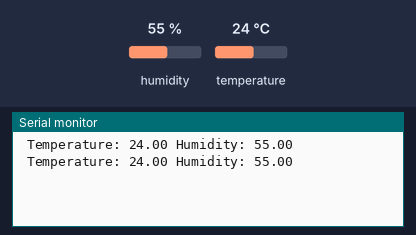
This sketch was run on a simulated Arduino Uno, built with avr-gcc and run on an emulated ATmega328P. On the bench: the last lines printed to the serial monitor. Inputs (shaded band) come from the test bench; at power-on: humidity 55 %, temperature 24 °C.

Above: at 2.8 s.
2.9 s: humidity set to 22 %
At 5.0 s:
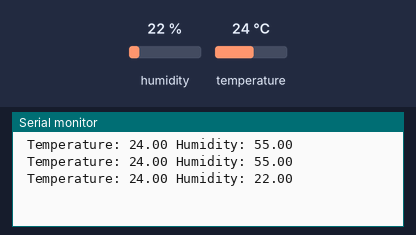
5.6 s: temperature set to 12 °C
At 7.0 s:
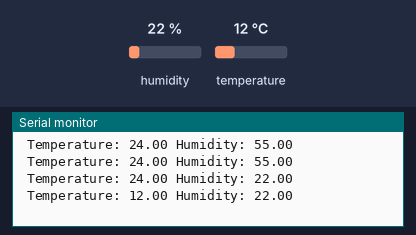
8.3 s: humidity set to 40 %
At 10.8 s:
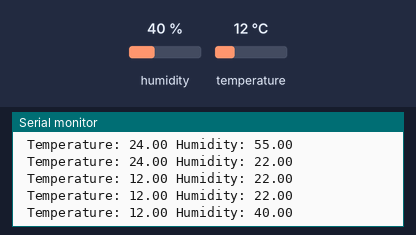
Timing chart, 0 to 12.3 s (numbered marks = the images above; inputs shaded):
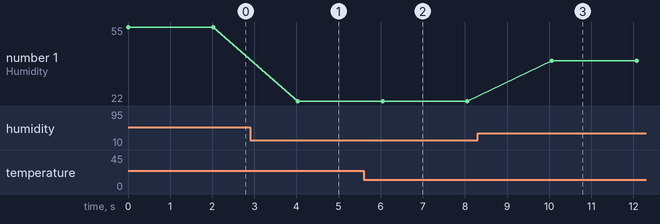

The sketch:

sketch_24_temp_and_humidity.ino
```cpp
#include <DHTesp.h>

DHTesp dht;
int dhtPin = 21;

void setup() {
  // put your setup code here, to run once:
  dht.setup(dhtPin, DHTesp::DHT11);
  Serial.begin(115200);
}

void loop() {
  // put your main code here, to run repeatedly:
  flag:TempAndHumidity newValues = dht.getTempAndHumidity();
  if(dht.getStatus() != 0) {
    goto flag;
  }
  Serial.println(" Temperature: " + String(newValues.temperature) + " Humidity: " + String(newValues.humidity));
  delay(2000);
}
```

Measured:
- after the input at 2.9 s, the serial monitor: prints a new line after 1.1 s (image 1)
- after the input at 5.6 s, the serial monitor: prints a new line after 0.44 s (image 2)
- after the input at 8.3 s, the serial monitor: prints a new line after 1.8 s (image 3)
- plotted number 1: 55 → 22 after the input at 2.9 s, 22 → 40 after the input at 8.3 s
